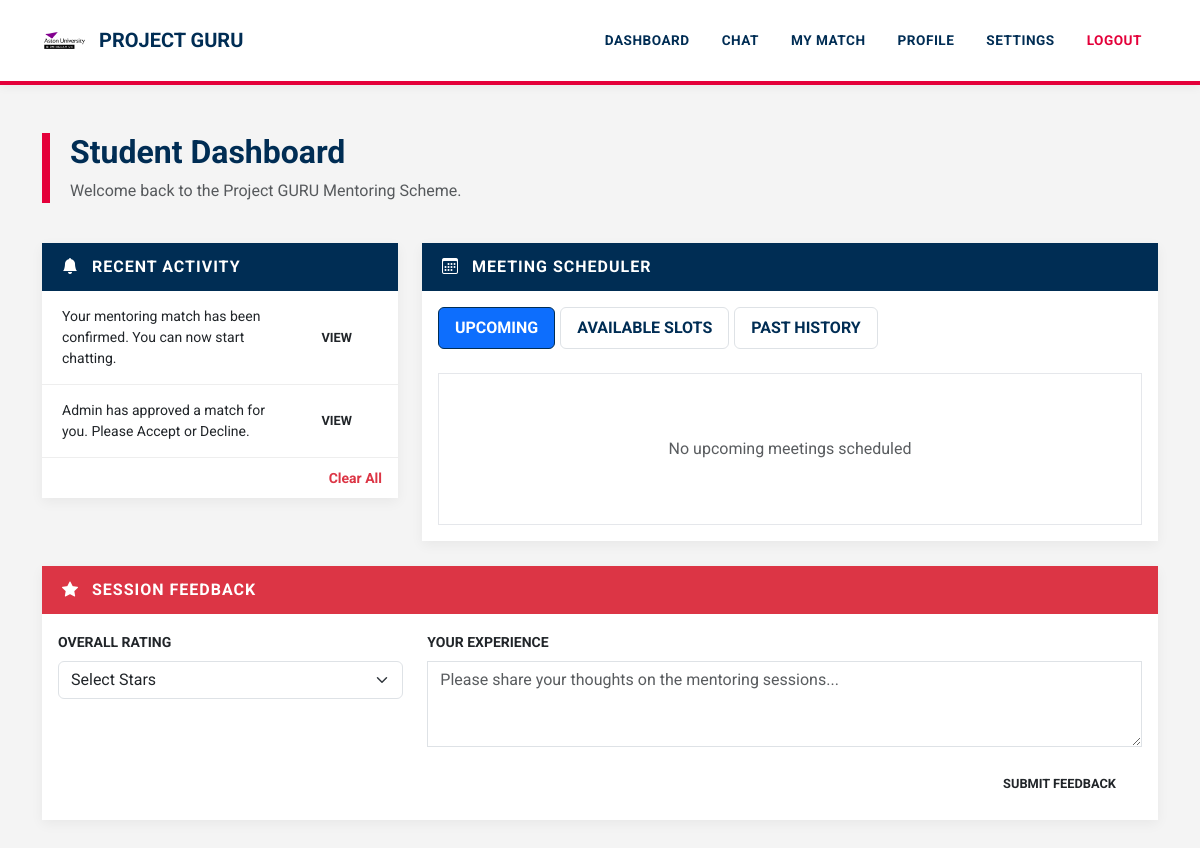
The app's page /dashboard (signed in) with its own data.
### tables this page shows
CREATE TABLE notifications (
    id INTEGER PRIMARY KEY AUTOINCREMENT,
    user_id INTEGER,
    message TEXT,
    link TEXT,
    created_at TIMESTAMP DEFAULT CURRENT_TIMESTAMP
);

### app.py (the view, shortened to what this page needs)
@app.route("/dashboard")
def dashboard():
    if "user_id" not in session:
        return redirect("/login")
    conn = get_db()
    expire_old_matches(conn)
    conn.commit()
    user = conn.execute("SELECT * FROM users WHERE id=?", (session["user_id"],)).fetchone()
    if not user:
        session.clear()
        conn.close()
        return redirect("/login")
    user_id = session["user_id"]
    profile = get_active_profile()
    if not profile:
        conn.close()
        return "Please select a profile"
    role = profile["role"]
    if role == "mentor":
        matches = conn.execute("SELECT * FROM matches WHERE mentor_id=?", (user_id,)).fetchall()
    else:
        matches = conn.execute("SELECT * FROM matches WHERE mentee_id=?", (user_id,)).fetchall()
    match = next((m for m in matches if m["status"] == "final"), None)
    slots = []
    upcoming_meetings = []
    past_meetings = []
    now = datetime.now()
    if match:
        all_slots = conn.execute("""
            SELECT * FROM meeting_slots
            WHERE match_id=? AND status != 'unavailable'
            ORDER BY date, start_time
        """, (match["id"],)).fetchall()
    if role == "mentor":
        notifications = conn.execute("""
            SELECT DISTINCT n.* FROM notifications n
            LEFT JOIN matches m ON n.link LIKE '/chat/' || m.id
            WHERE n.user_id=? AND (m.mentor_id=? OR m.id IS NULL)
            ORDER BY n.created_at DESC
        """, (user_id, user_id)).fetchall()
    user_profiles = conn.execute("SELECT * FROM profiles WHERE user_id=?", (user_id,)).fetchall()
    conn.close()
    return render_template(
        "dashboard.html",
        user=user,
        role=role,
        user_profiles=user_profiles,
        matches=matches,
        match=match,
        slots=slots,
        upcoming_meetings=upcoming_meetings,
        past_meetings=past_meetings,
        notifications=notifications,
        current_date=date.today(),
        user_id=user_id,
    )

### app.py (called while the page is built, shortened)
def get_db():
    conn = sqlite3.connect("database.db", timeout=30)
    conn.row_factory = sqlite3.Row
    return conn

def get_active_profile():
    if "profile_id" not in session:
        return None
    conn = get_db()
    profile = conn.execute("""
        SELECT * FROM profiles
        WHERE id=? AND user_id=?
    """, (session["profile_id"], session["user_id"])).fetchone()
    conn.close()
    return profile

def expire_old_matches(conn):
    setting = conn.execute("""
        SELECT value FROM settings
        WHERE key='match_expiry_hours'
    """).fetchone()
    expiry_limit = int(setting["value"]) if setting else 48
    expired = conn.execute("""
        SELECT id, mentor_id, mentee_id, created_at
        FROM matches
        WHERE status='approved'
        AND created_at IS NOT NULL
    """).fetchall()

### templates/dashboard.html (shortened to what this page needs)
<!DOCTYPE html>
<html lang="en">
<head>
    <link href="https://cdn.jsdelivr.net/npm/bootstrap@5.3.2/dist/css/bootstrap.min.css" rel="stylesheet">
    <link rel="stylesheet" href="https://cdn.jsdelivr.net/npm/bootstrap-icons@1.11.3/font/bootstrap-icons.css">
</head>
<body>
{% include "navbar.html" %}
<div class="container mt-5">
    <div class="dashboard-header">
        <h2 class="fw-bold">Student Dashboard</h2>
        <p class="text-muted mb-0">Welcome back to the Project GURU Mentoring Scheme.</p>
    </div>
    <div class="row">
        <div class="col-lg-4">
            <div class="card">
                <div class="card-header-aston">
                    <i class="bi bi-bell-fill me-2"></i> Recent Activity
                </div>
                <div class="card-body p-0">
                    {% if notifications %}
                    <div class="notifications-scroll">
                        {% for n in notifications %}
                        <div class="notification-item d-flex justify-content-between align-items-center">
                            <span class="small">{{ n.message }}</span>
                            {% if n.link %}
                            <a href="{{ n.link }}" class="btn btn-sm btn-aston-red ms-2">View</a>
                            {% endif %}
                        </div>
                        {% endfor %}
                    </div>
                    {% else %}
                    <div class="p-4 text-center text-muted italic">No new notifications</div>
                    {% endif %}
                </div>
                <div class="card-footer bg-white border-0 text-end">
                    <a href="/clear_notifications" class="text-danger small fw-bold text-decoration-none">Clear All</a>
                </div>
            </div>
        </div>
        <div class="col-lg-8">
            <div class="card">
                <div class="card-header-aston">
                    <i class="bi bi-calendar3 me-2"></i> Meeting Scheduler
                </div>
                <div class="card-body">
                    <ul class="nav nav-pills mb-4">
                        <li class="nav-item">
                            <a class="nav-link {% if request.args.get('tab','upcoming') == 'upcoming' %}active{% endif %}" href="/dashboard?tab=upcoming">Upcoming</a>
                        </li>
                        <li class="nav-item">
                            <a class="nav-link {% if request.args.get('tab') == 'available' %}active{% endif %}" href="/dashboard?tab=available">Available Slots</a>
                        </li>
                        <li class="nav-item">
                            <a class="nav-link {% if request.args.get('tab') == 'past' %}active{% endif %}" href="/dashboard?tab=past">Past History</a>
                        </li>
                    </ul>
                    {% if request.args.get("tab","upcoming") == "upcoming" %}
                    <div class="slot-box">
                        {% for slot in upcoming_meetings %}
                        <div class="card mb-3 border shadow-sm meeting-item">
                            <div class="card-body d-flex justify-content-between align-items-center">
                                <div>
                                    <h6 class="mb-1 fw-bold text-primary"><i class="bi bi-calendar-check me-2"></i> {{ slot.date }}</h6>
                                    <small class="text-muted fw-bold">TIME: {{ slot.start_time }} — {{ slot.end_time }}</small>
                                </div>
                                <div class="text-end">
                                    <span class="badge badge-aston bg-success mb-2 d-block">Confirmed</span>
                                    {% if user_id == match.mentee_id %}
                                    <a href="/cancel_booking/{{slot.id}}?tab=upcoming" class="btn btn-link text-danger btn-sm p-0 fw-bold">CANCEL BOOKING</a>
                                    {% elif user_id == match.mentor_id %}
                                    <a href="/mentor_cancel_meeting/{{slot.id}}?tab=upcoming" class="btn btn-link text-danger btn-sm p-0 fw-bold">CANCEL MEETING</a>
                                    {% endif %}
                                </div>
                            </div>
                        </div>
                        {% else %}
                        <div class="text-center py-5 text-muted">No upcoming meetings scheduled</div>
                        {% endfor %}
                    </div>
                    {% endif %}
                </div>
            </div>
        </div>
    </div>
    {% if match and match.status == "final" %}
    <div class="card mb-5">
        <div class="card-header-aston bg-danger">
            <i class="bi bi-star-fill me-2"></i> Session Feedback
        </div>
        <div class="card-body">
            <form method="POST" action="/give_feedback/{{ match.id }}">
                <div class="row">
                    <div class="col-md-4">
                        <label class="form-label fw-bold small text-uppercase">Overall Rating</label>
                        <select name="rating" class="form-select mb-3" required>
                            <option value="">Select Stars</option>
                        </select>
                    </div>
                    <div class="col-md-8">
                        <label class="form-label fw-bold small text-uppercase">Your Experience</label>
                        <textarea name="comment" class="form-control mb-3" rows="3" placeholder="Please share your thoughts on the mentoring sessions..." required></textarea>
                        <div class="text-end">
                            <button class="btn btn-aston-red px-5">Submit Feedback</button>
                        </div>
                    </div>
                </div>
            </form>
        </div>
    </div>
    {% endif %}
</div>
</body>
</html>

### templates/dashboard.html (style rules this page uses)
:root { --aston-navy: #002d54; --aston-red: #e4003a; --aston-grey: #f4f4f4; --aston-dark-grey: #333333; }
body { background-color: var(--aston-grey); font-family: 'Roboto', sans-serif; color: var(--aston-dark-grey); }
.dashboard-header { border-left: 8px solid var(--aston-red); padding-left: 20px; color: var(--aston-navy); margin-bottom: 40px; }
.card { border: none; border-radius: 0; box-shadow: 0 4px 12px rgba(0,0,0,0.05); margin-bottom: 25px; }
.card-header-aston { background-color: var(--aston-navy); color: white; font-weight: 700; text-transform: uppercase; padding: 12px 20px; letter-spacing: 1px; }
.notifications-scroll { max-height: 250px; overflow-y: auto; }
.notification-item { border-bottom: 1px solid #eee; padding: 15px 20px; transition: background 0.2s; }
.nav-pills .nav-link { border-radius: 0; color: var(--aston-navy); font-weight: 700; text-transform: uppercase; margin-right: 5px; border: 1px solid #dee2e6; }
.nav-pills .nav-link.active { background-color: var(--aston-navy); border-color: var(--aston-navy); }
.slot-box { max-height: 400px; overflow-y: auto; background: white; padding: 15px; border: 1px solid #e5e7eb; }
.btn-aston-red { background-color: var(--aston-red); color: white; border: none; border-radius: 0; font-weight: 700; text-transform: uppercase; }
.form-control, .form-select { border-radius: 0; border: 1px solid #ced4da; }

### templates/navbar.html (style rules this page uses)
:root { --aston-navy: #002d54; --aston-red: #e4003a; --aston-grey: #f4f4f4; --aston-dark-grey: #333333; }
body { background-color: var(--aston-grey) !important; font-family: 'Roboto', Arial, sans-serif !important; color: var(--aston-dark-grey); }
.card { border: none !important; border-radius: 0 !important; box-shadow: 0 4px 12px rgba(0,0,0,0.05) !important; }
.btn { border-radius: 0 !important; font-weight: 700 !important; text-transform: uppercase; font-size: 0.8rem; padding: 10px 25px !important; }
.form-control { border-radius: 0 !important; }

### records on screen
notifications: message "Your mentoring match has been confirmed. You can now start chatting."
notifications: message "Admin has approved a match for you. Please Accept or Decline."
